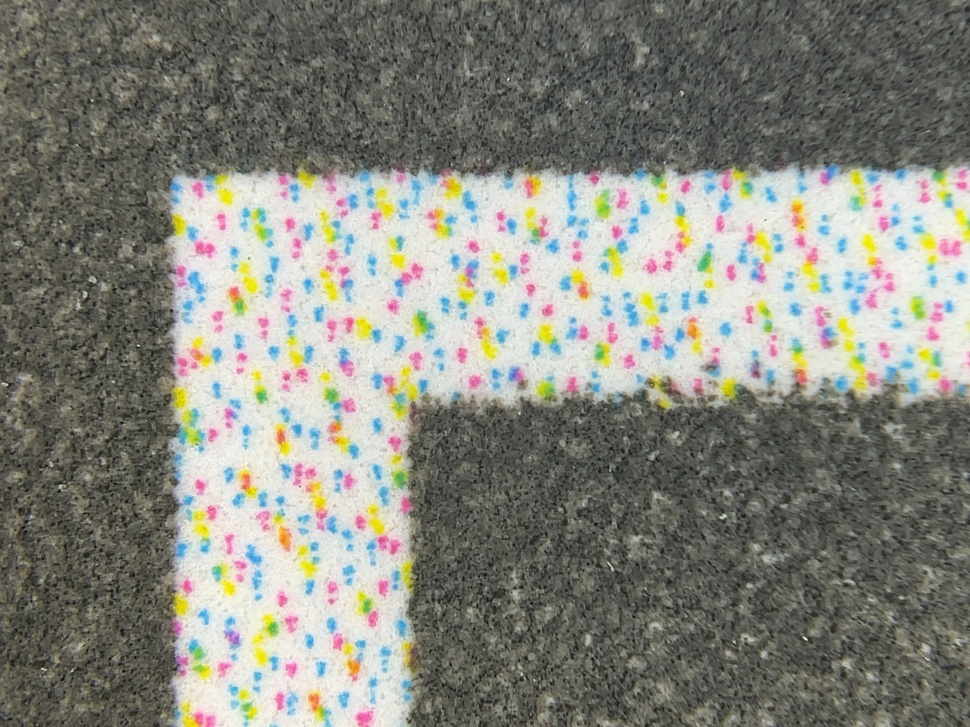
#> input picture 01.JPG, 970 x 727 px, shrunk from 4032 x 3024 before the run
$ python AKAZE.py 01.JPG 03.JPG
#> lines starting #> are read from the running program, lines starting #| are printed output that depends on the picture
import cv2
import sys

args = sys.argv


def main(args):
    img1 = cv2.imread(args[1])
#> img1 is the input picture: shape (727, 970, 3); mean B, G, R 125.8, 135, 134.6
    img2 = cv2.imread(args[2])
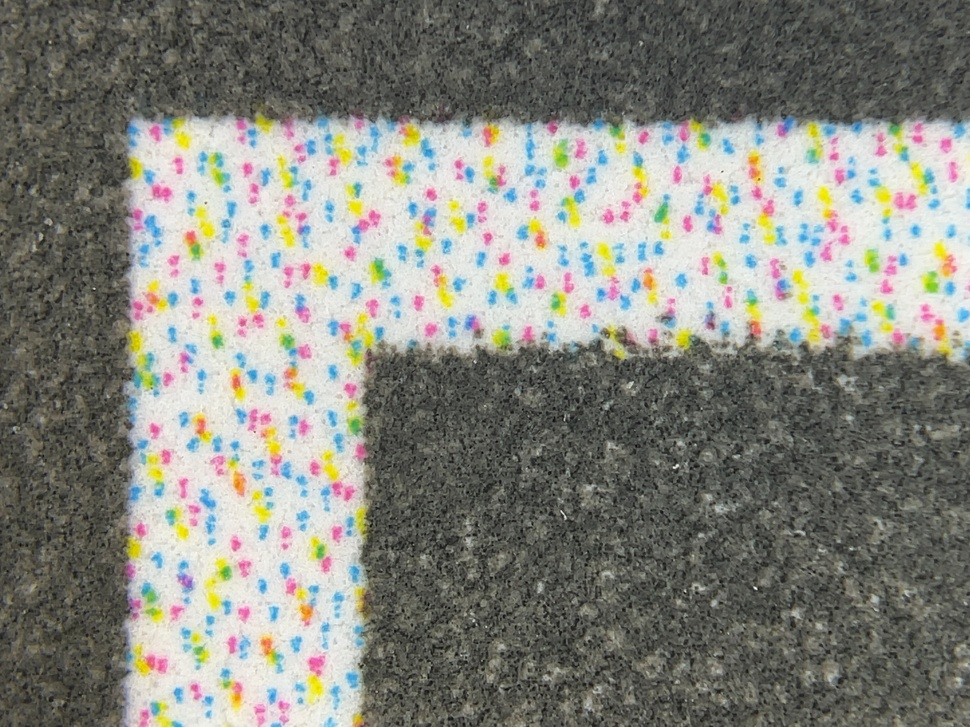
#> input picture 03.JPG, 970 x 727 px, shrunk from 4032 x 3024 before the run
#> img2 is the input picture: shape (727, 970, 3); mean B, G, R 127, 134.9, 134.6
    akaze = cv2.AKAZE_create()
    kp1, des1 = akaze.detectAndCompute(img1, None)
#> kp1 = 2431 keypoints; strongest (x, y, size): (712, 366, 11.4), (587, 640, 8.1), (261, 396, 8.1), (297, 429, 8.1)
    kp2, des2 = akaze.detectAndCompute(img2, None)
#> kp2 = 2495 keypoints; strongest (x, y, size): (667, 317, 11.4), (667, 318, 8.1), (217, 341, 8.1), (710, 324, 8.1)
    bf = cv2.BFMatcher(cv2.NORM_HAMMING, crossCheck=True)
    matches = bf.match(des1, des2)
#> matches = 1767 matches

    "ここのratioを変更すると、マッチング率が変わる"
    good = []
    for m in matches:
        print(m.distance)
        print("")
        if m.distance < 20:
            good.append([m])
#> this loop made 1767 passes
#| 130.0
#| 110.0
#| 113.0
#| 126.0
#| 117.0
#| 116.0
#| 101.0
#| 120.0
#> (further printed lines are left out)
#> after the loop, good = 751 matches

    print(len(good))
#| 751

    img_akaze = cv2.drawMatchesKnn(img1, kp1, img2, kp2, good, None, flags=2)
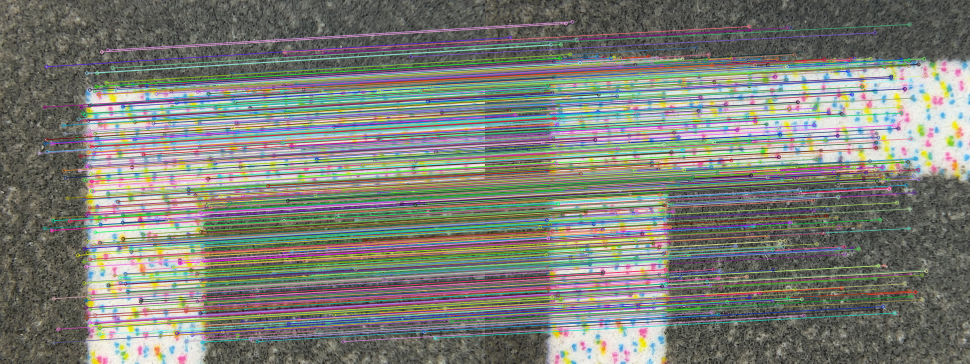
#> img_akaze: shape (727, 1940, 3) (shown at 1/2 size); mean B, G, R 119.7, 127.3, 125.2
    cv2.imwrite(args[1] + "and" + args[2] + ".jpg", img_akaze)


main(args)
